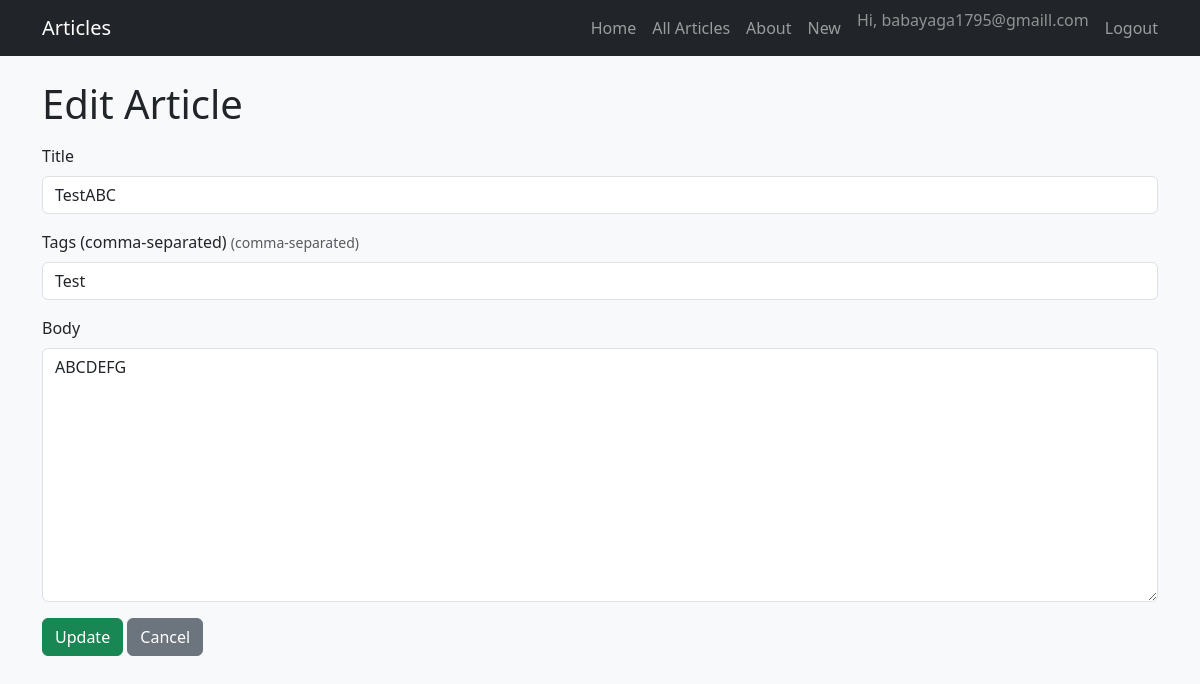
Page /edit/1 (signed in) on the committed database.
### app.py (models this page shows, shortened)
class User(db.Model, UserMixin):
    id = db.Column(db.Integer, primary_key=True)
    email = db.Column(db.String(255), unique=True, nullable=False)
    password_hash = db.Column(db.String(255), nullable=False)

class Article(db.Model):
    id    = db.Column(db.Integer, primary_key=True)
    title = db.Column(db.String(200), nullable=False)
    body  = db.Column(db.Text, nullable=False)
    tags  = db.Column(db.String(255))
    slug  = db.Column(db.String(255), unique=True, nullable=False)

### app.py (the view, shortened to what this page needs)
@app.route("/edit/<int:article_id>", methods=["GET", "POST"])
@login_required
def edit(article_id):
    article = Article.query.get_or_404(article_id)
    form = ArticleForm(obj=article)  # prefill
    return render_template("edit.html", form=form, article=article)

### app.py
class ArticleForm(FlaskForm):
    title = StringField("Title", validators=[DataRequired(), Length(max=200)])
    tags  = StringField("Tags (comma-separated)")
    body  = TextAreaField("Body", validators=[DataRequired()])

### app.py (called while the page is built)
@login_manager.user_loader
def load_user(user_id):
    return User.query.get(int(user_id))

### templates/edit.html (shortened to what this page needs)
{% extends "base.html" %}
{% block content %}
  <h1>Edit Article</h1>
  <form method="post" class="mt-3">
    <div class="mb-3">
      {{ form.title.label(class="form-label") }}
      {{ form.title(class="form-control") }}
    </div>
    <div class="mb-3">
      {{ form.tags.label(class="form-label") }} <small class="text-muted">(comma-separated)</small>
      {{ form.tags(class="form-control") }}
    </div>
    <div class="mb-3">
      {{ form.body.label(class="form-label") }}
      {{ form.body(class="form-control", rows=10) }}
    </div>
    <button class="btn btn-success">Update</button>
    <a class="btn btn-secondary" href="{{ url_for('article_detail', article_id=article.id) }}">Cancel</a>
  </form>
{% endblock %}

### templates/base.html (shortened to what this page needs)
<!doctype html>
<html lang="en">
<head>
  <link href="https://cdn.jsdelivr.net/npm/bootstrap@5.3.3/dist/css/bootstrap.min.css" rel="stylesheet">
  <link rel="stylesheet" href="{{ url_for('static', filename='style.css') }}">
</head>
<body class="bg-light">
<nav class="navbar navbar-dark bg-dark mb-4">
  <div class="container">
    <a class="navbar-brand" href="{{ url_for('home') }}">Articles</a>
    <ul class="navbar-nav flex-row gap-3">
      <li class="nav-item"><a class="nav-link" href="{{ url_for('home') }}">Home</a></li>
      <li class="nav-item"><a class="nav-link" href="{{ url_for('articles') }}">All Articles</a></li>
      <li class="nav-item"><a class="nav-link" href="{{ url_for('about') }}">About</a></li>
      {% if current_user.is_authenticated %}
        <li class="nav-item"><a class="nav-link" href="{{ url_for('create') }}">New</a></li>
        <li class="nav-item"><span class="navbar-text text-white-50">Hi, {{ current_user.email }}</span></li>
        <li class="nav-item"><a class="nav-link" href="{{ url_for('logout') }}">Logout</a></li>
      {% else %}
        <li class="nav-item"><a class="nav-link" href="{{ url_for('login') }}">Login</a></li>
        <li class="nav-item"><a class="nav-link" href="{{ url_for('register') }}">Register</a></li>
      {% endif %}
    </ul>
  </div>
</nav>
<main class="container">{% block content %}{% endblock %}</main>
</body>
</html>

### rows in the picture
User: email "babayaga1795@gmaill.com"
Article: title "TestABC", tags "Test", body "ABCDEFG"
